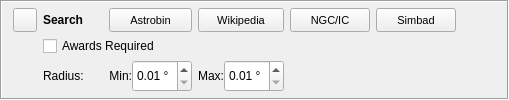
         <widget class="QFrame" name="AstrobinSearchFrame">
          <property name="frameShape">
           <enum>QFrame::Box</enum>
          </property>
          <property name="frameShadow">
           <enum>QFrame::Sunken</enum>
          </property>
          <layout class="QHBoxLayout" name="objectInfoLayoutH2">
           <property name="topMargin">
            <number>3</number>
           </property>
           <property name="bottomMargin">
            <number>3</number>
           </property>
           <item>
            <layout class="QGridLayout" name="objectInfoLayoutGrid2">
             <property name="verticalSpacing">
              <number>1</number>
             </property>
             <item row="0" column="0">
              <widget class="QPushButton" name="hideAstrobinDetailsButton">
               <property name="sizePolicy">
                <sizepolicy hsizetype="Fixed" vsizetype="Fixed">
                 <horstretch>0</horstretch>
                 <verstretch>0</verstretch>
                </sizepolicy>
               </property>
               <property name="minimumSize">
                <size>
                 <width>24</width>
                 <height>24</height>
                </size>
               </property>
               <property name="maximumSize">
                <size>
                 <width>24</width>
                 <height>24</height>
                </size>
               </property>
               <property name="toolTip">
                <string>Minimize the Astrobin search details section</string>
               </property>
               <property name="text">
                <string/>
               </property>
               <property name="icon">
                <iconset theme="window-minimize">
                 <normaloff>.</normaloff>.</iconset>
               </property>
              </widget>
             </item>
             <item row="0" column="1">
              <widget class="QLabel" name="SearchLabel">
               <property name="minimumSize">
                <size>
                 <width>60</width>
                 <height>0</height>
                </size>
               </property>
               <property name="maximumSize">
                <size>
                 <width>60</width>
                 <height>32</height>
                </size>
               </property>
               <property name="font">
                <font>
                 <weight>75</weight>
                 <bold>true</bold>
                </font>
               </property>
               <property name="toolTip">
                <string>Select a button to search for the selected object on the internet.</string>
               </property>
               <property name="text">
                <string>Search</string>
               </property>
              </widget>
             </item>
             <item row="0" column="2">
              <widget class="QPushButton" name="astrobinButton">
               <property name="sizePolicy">
                <sizepolicy hsizetype="Preferred" vsizetype="Preferred">
                 <horstretch>0</horstretch>
                 <verstretch>0</verstretch>
                </sizepolicy>
               </property>
               <property name="maximumSize">
                <size>
                 <width>100</width>
                 <height>32</height>
                </size>
               </property>
               <property name="font">
                <font>
                 <pointsize>8</pointsize>
                </font>
               </property>
               <property name="toolTip">
                <string>Search Astrobin for the selected object using the search constraints in this section.</string>
               </property>
               <property name="text">
                <string>Astrobin</string>
               </property>
              </widget>
             </item>
             <item row="0" column="3">
              <widget class="QPushButton" name="searchWikipedia">
               <property name="sizePolicy">
                <sizepolicy hsizetype="Preferred" vsizetype="Preferred">
                 <horstretch>0</horstretch>
                 <verstretch>0</verstretch>
                </sizepolicy>
               </property>
               <property name="maximumSize">
                <size>
                 <width>100</width>
                 <height>32</height>
                </size>
               </property>
               <property name="font">
                <font>
                 <pointsize>8</pointsize>
                </font>
               </property>
               <property name="toolTip">
                <string>Search Wikipedia for the selected object.</string>
               </property>
               <property name="text">
                <string>Wikipedia</string>
               </property>
              </widget>
             </item>
             <item row="0" column="4">
              <widget class="QPushButton" name="searchNGCICImages">
               <property name="sizePolicy">
                <sizepolicy hsizetype="Preferred" vsizetype="Preferred">
                 <horstretch>0</horstretch>
                 <verstretch>0</verstretch>
                </sizepolicy>
               </property>
               <property name="maximumSize">
                <size>
                 <width>100</width>
                 <height>32</height>
                </size>
               </property>
               <property name="font">
                <font>
                 <pointsize>8</pointsize>
                </font>
               </property>
               <property name="toolTip">
                <string>Search the Professor Seligman online site for NGC/IC images.</string>
               </property>
               <property name="text">
                <string>NGC/IC</string>
               </property>
              </widget>
             </item>
             <item row="0" column="5">
              <widget class="QPushButton" name="searchSimbad">
               <property name="sizePolicy">
                <sizepolicy hsizetype="Preferred" vsizetype="Preferred">
                 <horstretch>0</horstretch>
                 <verstretch>0</verstretch>
                </sizepolicy>
               </property>
               <property name="maximumSize">
                <size>
                 <width>100</width>
                 <height>32</height>
                </size>
               </property>
               <property name="font">
                <font>
                 <pointsize>8</pointsize>
                </font>
               </property>
               <property name="toolTip">
                <string>Search Simbad.</string>
               </property>
               <property name="text">
                <string>Simbad</string>
               </property>
              </widget>
             </item>
             <item row="1" column="1" colspan="2">
              <widget class="QCheckBox" name="AstrobinAward">
               <property name="toolTip">
                <string>&lt;html&gt;&lt;head/&gt;&lt;body&gt;&lt;p&gt;Required one of the Astrobin awards when searching Astrobin images.&lt;/p&gt;&lt;/body&gt;&lt;/html&gt;</string>
               </property>
               <property name="text">
                <string>Awards Required</string>
               </property>
              </widget>
             </item>
             <item row="2" column="1">
              <widget class="QLabel" name="radiusLabel">
               <property name="minimumSize">
                <size>
                 <width>0</width>
                 <height>0</height>
                </size>
               </property>
               <property name="maximumSize">
                <size>
                 <width>100</width>
                 <height>32</height>
                </size>
               </property>
               <property name="text">
                <string>Radius:</string>
               </property>
              </widget>
             </item>
             <item row="2" column="2">
              <layout class="QHBoxLayout" name="layoutMinRadius">
               <item>
                <widget class="QLabel" name="minRadiusLabel">
                 <property name="maximumSize">
                  <size>
                   <width>100</width>
                   <height>32</height>
                  </size>
                 </property>
                 <property name="text">
                  <string>Min:</string>
                 </property>
                 <property name="alignment">
                  <set>Qt::AlignRight|Qt::AlignTrailing|Qt::AlignVCenter</set>
                 </property>
                </widget>
               </item>
               <item>
                <widget class="QDoubleSpinBox" name="AstrobinMinRadius">
                 <property name="sizePolicy">
                  <sizepolicy hsizetype="Preferred" vsizetype="Preferred">
                   <horstretch>0</horstretch>
                   <verstretch>0</verstretch>
                  </sizepolicy>
                 </property>
                 <property name="maximumSize">
                  <size>
                   <width>60</width>
                   <height>16777215</height>
                  </size>
                 </property>
                 <property name="suffix">
                  <string> °</string>
                 </property>
                 <property name="decimals">
                  <number>2</number>
                 </property>
                 <property name="minimum">
                  <double>0.010000000000000</double>
                 </property>
                 <property name="maximum">
                  <double>30.000000000000000</double>
                 </property>
                </widget>
               </item>
              </layout>
             </item>
             <item row="2" column="3">
              <layout class="QHBoxLayout" name="layoutMaxRadius">
               <item>
                <widget class="QLabel" name="maxRadiusLabel">
                 <property name="maximumSize">
                  <size>
                   <width>100</width>
                   <height>32</height>
                  </size>
                 </property>
                 <property name="text">
                  <string>Max:</string>
                 </property>
                 <property name="alignment">
                  <set>Qt::AlignRight|Qt::AlignTrailing|Qt::AlignVCenter</set>
                 </property>
                </widget>
               </item>
               <item>
                <widget class="QDoubleSpinBox" name="AstrobinMaxRadius">
                 <property name="sizePolicy">
                  <sizepolicy hsizetype="Preferred" vsizetype="Preferred">
                   <horstretch>0</horstretch>
                   <verstretch>0</verstretch>
                  </sizepolicy>
                 </property>
                 <property name="maximumSize">
                  <size>
                   <width>60</width>
                   <height>16777215</height>
                  </size>
                 </property>
                 <property name="suffix">
                  <string> °</string>
                 </property>
                 <property name="minimum">
                  <double>0.010000000000000</double>
                 </property>
                 <property name="maximum">
                  <double>30.000000000000000</double>
                 </property>
                </widget>
               </item>
              </layout>
             </item>
            </layout>
           </item>
           <item>
            <spacer name="searchastrobinspacer">
             <property name="orientation">
              <enum>Qt::Horizontal</enum>
             </property>
             <property name="sizeHint" stdset="0">
              <size>
               <width>40</width>
               <height>20</height>
              </size>
             </property>
            </spacer>
           </item>
          </layout>
         </widget>
